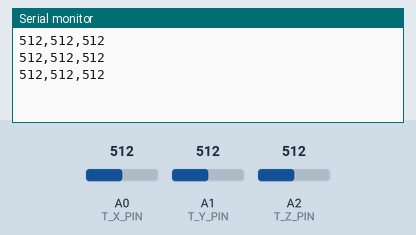
The sketch below on a simulated Arduino Uno, built with avr-gcc and run on an emulated ATmega328P. Shown: the last lines printed to the serial monitor. The inputs (shaded band) are chosen by the test bench; at power-on: A0 (T_X_PIN) = 512, A1 (T_Y_PIN) = 512, A2 (T_Z_PIN) = 512.

Above: at 1.3 s.
1.4 s: A0 (T_X_PIN) set to 716
At 1.9 s:
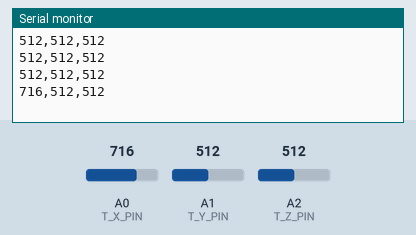
2.9 s: A1 (T_Y_PIN) set to 716
At 3.4 s:
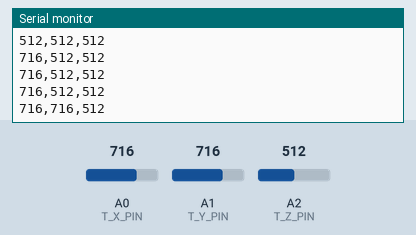
4.4 s: A2 (T_Z_PIN) set to 716
At 4.9 s:
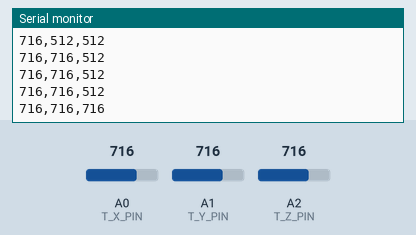
5.9 s: A0 (T_X_PIN) set to 900
At 6.4 s:
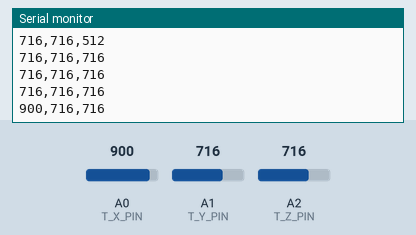
7.4 s: A1 (T_Y_PIN) set to 900
At 7.9 s:
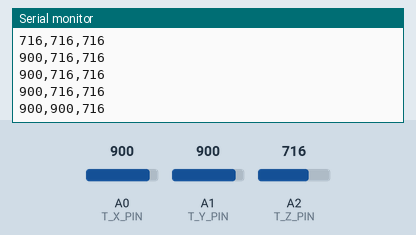
8.9 s: A2 (T_Z_PIN) set to 900
At 9.4 s:
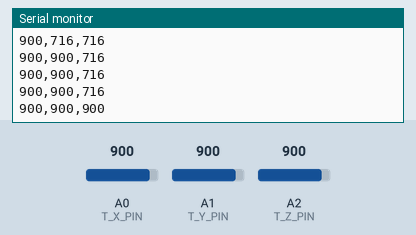
Timing chart, 0 to 11.4 s (numbered marks = the images above; inputs shaded):
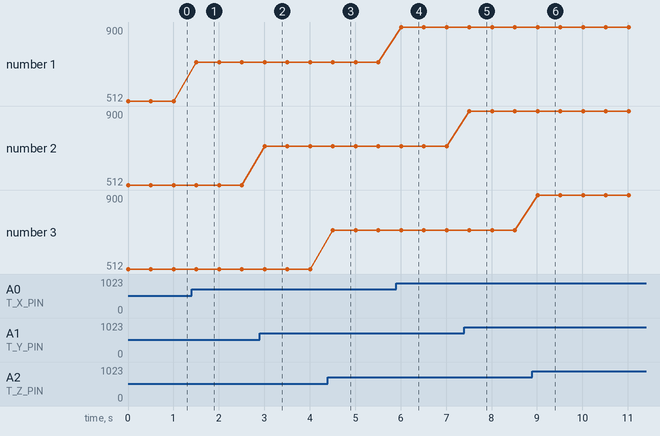

The sketch:

Simple_Simulation_Program.ino
```cpp
#define T_X_PIN A0
#define T_Y_PIN A1
#define T_Z_PIN A2
#define R_X_PIN A3
#define R_Y_PIN A4


void setup()
{
	pinMode(T_X_PIN, INPUT);
	pinMode(T_Y_PIN, INPUT);
	pinMode(T_Z_PIN, INPUT);
	pinMode(R_X_PIN, INPUT);
	pinMode(R_Y_PIN, INPUT);

	Serial.begin(9600);
}

void loop()
{
	int tx = analogRead(T_X_PIN);
	int ty = analogRead(T_Y_PIN);
	int tz = analogRead(T_Z_PIN);
	Serial.print(tx);
	Serial.print(",");
	Serial.print(ty);
	Serial.print(",");
	Serial.print(tz);
	Serial.println("");
	delay(500);
}
```

Measured:
- after the input at 1.4 s, the serial monitor: prints a new line after 0.10 s (image 1)
- after the input at 2.9 s, the serial monitor: prints a new line after 0.11 s (image 2)
- after the input at 4.4 s, the serial monitor: prints a new line after 0.11 s (image 3)
- after the input at 5.9 s, the serial monitor: prints a new line after 0.11 s (image 4)
- after the input at 7.4 s, the serial monitor: prints a new line after 0.11 s (image 5)
- after the input at 8.9 s, the serial monitor: prints a new line after 0.12 s (image 6)
- plotted number 1: 512 → 716 after the input at 1.4 s, 716 → 900 after the input at 5.9 s
